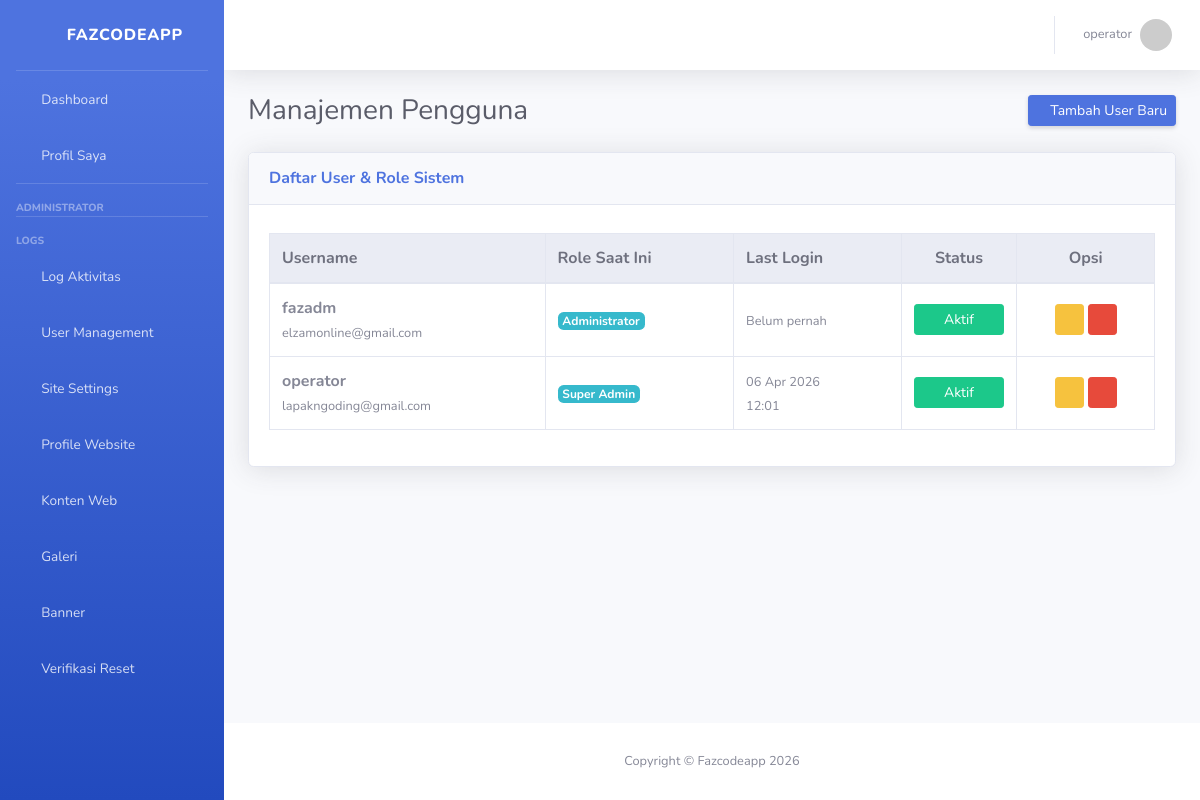
The app's page /users/ (signed in), older data.
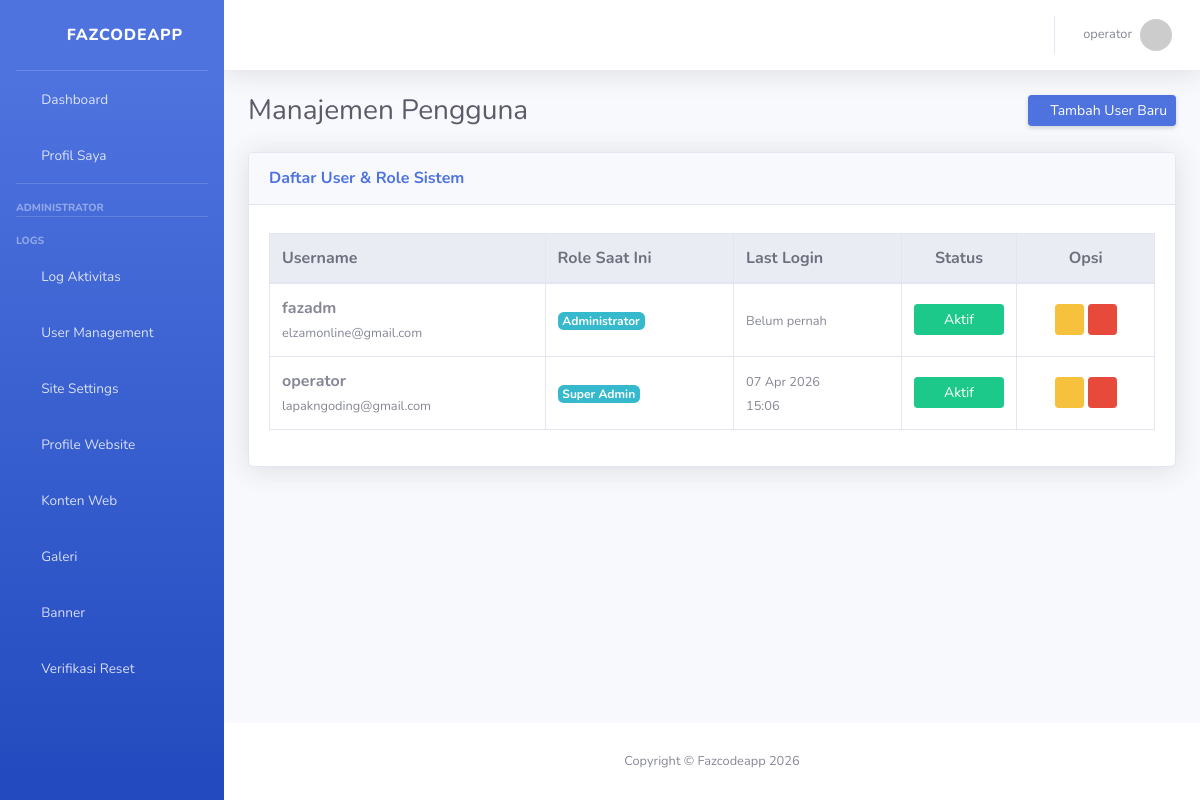
The same page, newer data.
### apps/accounts/models.py (models this page shows, shortened)
class User(AbstractUser):
    class Role(models.TextChoices):
        SUPERADMIN = "SUPERADMIN", "Super Admin"
        ADMIN = "ADMIN", "Administrator"
        OPERATOR = "OPERATOR", "Operator"
        USER = "USER", "Regular User"
    role = models.CharField(
        max_length=20,
        choices=Role.choices,
        default=Role.USER
    )

### apps/accounts/decorators.py (the view)
    def wrapper_func(request, *args, **kwargs):
        if request.user.role == 'ADMIN' or request.user.role == 'SUPERADMIN':
            return view_func(request, *args, **kwargs)
        else:
            messages.error(request, "Anda tidak memiliki izin akses ke halaman ini.")
            return redirect('dashboard:index') # Lempar ke halaman yang aman

### apps/dashboard/context_processors.py (called while the page is built)
def theme_settings(request):
    config = SiteSetting.objects.first()
    return {
        'ACTIVE_THEME': f'themes/{config.active_theme}/' if config else 'themes/sb_admin/',
        'APP_NAME': config.site_name if config else 'Fazcodeapp'
    }

### apps/dashboard/views.py (called while the page is built)
@login_required
@admin_only
def user_list(request):
    if not request.user.is_superuser:
        messages.error(request, "Akses ditolak! Anda bukan Superadmin.")
        return redirect('dashboard:index')
    print("DEBUG: Menjalankan View user_list")
    users = User.objects.all().order_by('-date_joined') #('-id')
    return render(request, 'apps/dashboard/user_list.html', {'users': users})

### templates/apps/dashboard/user_list.html (shortened to what this page needs)
{% extends "base.html" %}
{% block content %}
<div class="d-sm-flex align-items-center justify-content-between mb-4">
    <h1 class="h3 mb-0 text-gray-800">Manajemen Pengguna</h1>
    <a href="{% url 'dashboard:user_create' %}" class="btn btn-primary btn-sm shadow-sm">
        <i class="fas fa-plus fa-sm text-white-50"></i> Tambah User Baru
    </a>
</div>
<div class="card shadow mb-4">
    <div class="card-header py-3">
        <h6 class="m-0 font-weight-bold text-primary">Daftar User & Role Sistem</h6>
    </div>
    <div class="card-body">
        <div class="table-responsive mt-2">
            <table class="table table-bordered table-hover" id="dataTable" width="100%" cellspacing="0">
                <thead class="thead-light">
                    <tr>
                        <th>Username</th>
                        <th>Role Saat Ini</th>
                        <th>Last Login</th>
                        <th class="text-center">Status</th> <th class="text-center">Opsi</th>
                    </tr>
                </thead>
                <tbody>
                    {% for u in users %}
                    <tr>
                        <td class="align-middle">
                            <strong>{{ u.username }}</strong><br>
                            <small class="text-muted">{{ u.email }}</small>
                        </td>
                        <td class="align-middle">
                            <span class="badge badge-info">{{ u.get_role_display|default:"Staff" }}</span>
                        </td>
                        <td class="align-middle">
                            <small>{{ u.last_login|date:"d M Y"|default:"Belum pernah" }}</small><br>
                            <small class="text-muted">{{ u.last_login|time:"H:i" }}</small>
                        </td>
                        <td class="text-center align-middle">
                            <form method="POST" action="{% url 'dashboard:toggle_user_status' u.id %}">
                                {% if u.is_active %}
                                    <button type="submit" class="btn btn-success btn-sm w-100">Aktif</button>
                                {% else %}
                                    <button type="submit" class="btn btn-secondary btn-sm w-100">Nonaktif</button>
                                {% endif %}
                            </form>
                        </td>
                        <td class="text-center align-middle">
                            <a href="{% url 'dashboard:user_edit' u.id %}" class="btn btn-warning btn-sm">
                                <i class="fas fa-edit"></i>
                            </a>
                            <button type="button" class="btn btn-danger btn-sm" data-toggle="modal" data-target="#deleteModal{{ u.id }}">
                                <i class="fas fa-trash"></i>
                            </button>
                        </td>
                    </tr>
                    {% endfor %}
                </tbody>
            </table>
        </div>
    </div>
</div>
{% endblock %}

### templates/themes/sb_admin/includes/_topbar.html (shortened to what this page needs)
<nav class="navbar navbar-expand navbar-light bg-white topbar mb-4 static-top shadow">
    <ul class="navbar-nav ml-auto">
        <li class="nav-item dropdown no-arrow">
            <a class="nav-link dropdown-toggle" href="#" id="userDropdown" role="button" data-toggle="dropdown" aria-haspopup="true" aria-expanded="false">
                <span class="mr-2 d-none d-lg-inline text-gray-600 small">
                    {{ user.username }}
                </span>
                <img class="img-profile rounded-circle" src="https://ui-avatars.com/api/?name={{ user.username }}&background=4e73df&color=fff">
            </a>
        </li>
    </ul>
</nav>

Row changes from the older to the newer data that the page shows:
changed User "operator": last_login "06 Apr 2026" → "07 Apr 2026"; last_login "12:01" → "15:06"
